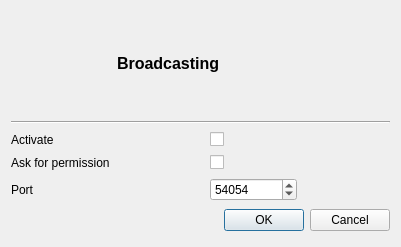
<?xml version="1.0" encoding="UTF-8"?>
<ui version="4.0">
 <class>GUI_BroadcastSetup</class>
 <widget class="QDialog" name="GUI_BroadcastSetup">
  <property name="geometry">
   <rect>
    <x>0</x>
    <y>0</y>
    <width>401</width>
    <height>247</height>
   </rect>
  </property>
  <property name="windowTitle">
   <string>Dialog</string>
  </property>
  <layout class="QGridLayout" name="gridLayout">
   <item row="0" column="0">
    <widget class="QLabel" name="lab_icon">
     <property name="minimumSize">
      <size>
       <width>100</width>
       <height>100</height>
      </size>
     </property>
     <property name="maximumSize">
      <size>
       <width>100</width>
       <height>100</height>
      </size>
     </property>
     <property name="text">
      <string/>
     </property>
     <property name="pixmap">
      <pixmap resource="../Icons.qrc">:/icons/broadcast.png</pixmap>
     </property>
     <property name="scaledContents">
      <bool>true</bool>
     </property>
    </widget>
   </item>
   <item row="6" column="0" colspan="4">
    <widget class="QDialogButtonBox" name="buttonBox">
     <property name="orientation">
      <enum>Qt::Horizontal</enum>
     </property>
     <property name="standardButtons">
      <set>QDialogButtonBox::Cancel|QDialogButtonBox::Ok</set>
     </property>
    </widget>
   </item>
   <item row="2" column="0">
    <widget class="QLabel" name="label_2">
     <property name="text">
      <string>Activate</string>
     </property>
    </widget>
   </item>
   <item row="1" column="0" colspan="4">
    <widget class="Line" name="line">
     <property name="orientation">
      <enum>Qt::Horizontal</enum>
     </property>
    </widget>
   </item>
   <item row="2" column="2">
    <widget class="QCheckBox" name="cb_active">
     <property name="text">
      <string/>
     </property>
    </widget>
   </item>
   <item row="4" column="0" colspan="2">
    <widget class="QLabel" name="label_3">
     <property name="text">
      <string>Ask for permission</string>
     </property>
    </widget>
   </item>
   <item row="4" column="2">
    <widget class="QCheckBox" name="cb_prompt">
     <property name="text">
      <string/>
     </property>
    </widget>
   </item>
   <item row="5" column="2">
    <widget class="QSpinBox" name="sb_port">
     <property name="maximum">
      <number>65535</number>
     </property>
     <property name="value">
      <number>54054</number>
     </property>
    </widget>
   </item>
   <item row="5" column="0">
    <widget class="QLabel" name="label">
     <property name="text">
      <string>Port</string>
     </property>
    </widget>
   </item>
   <item row="0" column="1" colspan="3">
    <widget class="QLabel" name="label_4">
     <property name="font">
      <font>
       <pointsize>12</pointsize>
       <weight>75</weight>
       <bold>true</bold>
      </font>
     </property>
     <property name="text">
      <string>Broadcasting</string>
     </property>
    </widget>
   </item>
  </layout>
 </widget>
 <resources>
  <include location="../Icons.qrc"/>
 </resources>
 <connections>
  <connection>
   <sender>buttonBox</sender>
   <signal>accepted()</signal>
   <receiver>GUI_BroadcastSetup</receiver>
   <slot>accept()</slot>
   <hints>
    <hint type="sourcelabel">
     <x>248</x>
     <y>254</y>
    </hint>
    <hint type="destinationlabel">
     <x>157</x>
     <y>274</y>
    </hint>
   </hints>
  </connection>
  <connection>
   <sender>buttonBox</sender>
   <signal>rejected()</signal>
   <receiver>GUI_BroadcastSetup</receiver>
   <slot>reject()</slot>
   <hints>
    <hint type="sourcelabel">
     <x>316</x>
     <y>260</y>
    </hint>
    <hint type="destinationlabel">
     <x>286</x>
     <y>274</y>
    </hint>
   </hints>
  </connection>
 </connections>
</ui>
